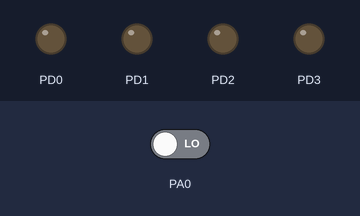
Simulated run of this program. Board: ATmega32, built with avr-gcc and emulated at 1 MHz. Shown: output pins drawn as LEDs (lit = HIGH). Dashed ring = blinking. Inputs (shaded band) come from the test bench; at power-on: PA0 LOW.

Above: at 1.2 s.
1.3 s: PA0 driven HIGH
At 4.1 s:
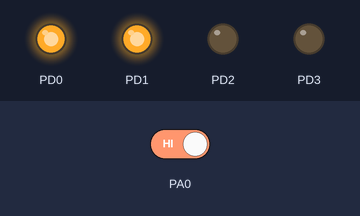
4.3 s: PA0 driven LOW
At 5.3 s:
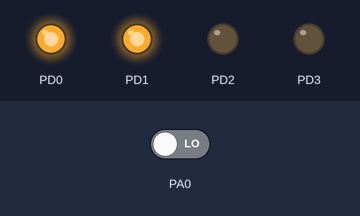
5.8 s: PA0 driven HIGH
At 7.1 s:
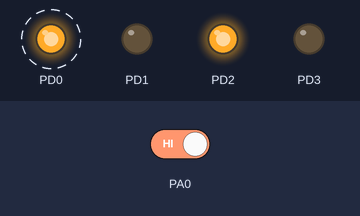
Timing chart, 0 to 23.8 s (numbered marks = the images above; inputs shaded):
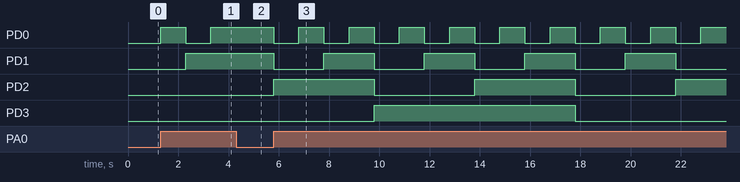

The program:

main.c
```c
/*
 * CounterDemoCode.c
 *
 * Created: 6/18/2022 6:09:24 PM
 * Author : ASUS
 */

#include <avr/io.h>
#define F_CPU 1000000 // Clock Frequency
#include <util/delay.h>


int main(void)
{

	DDRA = 0b00000000;
	DDRD = 0b00001111;
	unsigned char count = 0;

	while(1)
	{

		unsigned char in = PINA;
		if (in & 0b00000001) {
			count++;
			if(count == 16)
				count = 0;
			PORTD = count;
			_delay_ms(1000);
		}

	}

}
```

Measured:
- after the input at 1.3 s, PD0: LOW → HIGH at once, → LOW 1.0 s later, → HIGH 1.0 s later; PD1: LOW → HIGH after 1.0 s
- after the input at 4.3 s, PD0, PD1: stays HIGH (without the input it goes to LOW after 0.00 s); PD2: stays LOW (without the input it goes to HIGH after 0.00 s)
- after the input at 5.8 s, PD0: alternates HIGH for 1.0 s and LOW for 1.0 s, starting at once; PD1: alternates HIGH for 2.0 s and LOW for 2.0 s, starting at once; PD2: alternates HIGH for 4.0 s and LOW for 4.0 s, starting at once; PD3: LOW → HIGH after 4.0 s, → LOW 8.0 s later
